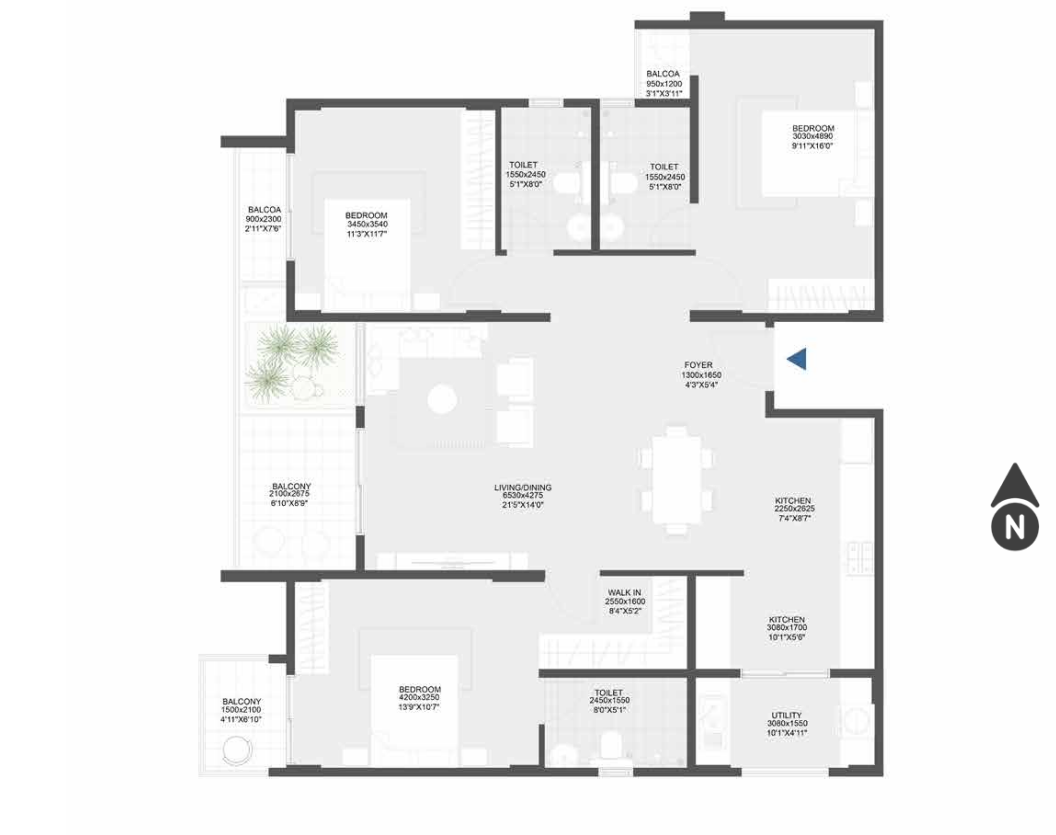
#> input picture image.png, 1056 x 835 px
$ python -i align_drawing.py   (imports and definitions only)
#> lines starting #> are read from the running program, lines starting #| are printed output that depends on the picture; after the words box and inside, x2 and y2 are one past the last pixel; in counts of white or black regions, pixels touching at a corner belong together
"""align_drawing.py
----------------
Register the architect drawing onto the LiDAR model with a full similarity
transform -- continuous rotation, scale and translation.

register_drawing.py searches only 0/90/180/270 and takes scale from a footprint
area ratio, which leaves the plan a few degrees and a few percent out. That is
fine for a sanity overlay and useless for transferring room identity, because a
2 deg error walks a label a whole room's width across a 12 m plan.

Method: chamfer matching. Rasterise the model's wall footprint, take its
distance transform, and minimise the mean distance from transformed drawing
wall pixels to the nearest model wall. Distance transforms give a smooth basin
(unlike IoU, which is flat until the masks touch), so a local optimiser can
actually refine. Multi-start over rotation and mirror, then Powell.

Usage:
  venv311\\Scripts\\python.exe scripts\\experiments\\align_drawing.py \\
      <floorplan.png> <detailed_modular.obj> <out_dir>
"""
import sys, json, time
from pathlib import Path
import numpy as np
import cv2
from scipy import ndimage, optimize

PX = 0.02            # m per pixel of the model raster
PAD = 1.0            # m padding around the model
MAX_D = 0.60         # m: clip chamfer distance (robust to drawing-only detail)
N_SAMPLE = 4000      # drawing wall pixels used per evaluation
ISOLATED_PX = 260    # a component this far from any other is a plan symbol
N_STARTS = 12        # coarse starts refined with Powell


def log(m): print(f"[{time.strftime('%H:%M:%S')}] {m}", flush=True)


def drawing_wall_points(img_path):
    """Thick, dark, unsaturated strokes = walls.

    Unsaturated matters: the floor-selector panel on the right is dark BLUE and
    would otherwise be taken for structure. Opening removes dimension text,
    which is dark and grey too but thin."""
#> called with img_path = '../../image.png'
    bgr = cv2.imread(str(img_path))
#> bgr is the input picture: shape (835, 1056, 3); mean B, G, R 239.6, 239.6, 239.6
    if bgr is None:
        raise SystemExit(f"cannot read {img_path}")
    hsv = cv2.cvtColor(bgr, cv2.COLOR_BGR2HSV)
#> hsv: shape (835, 1056, 3); mean H, S, V 0.5, 0.1, 239.6
    gray = cv2.cvtColor(bgr, cv2.COLOR_BGR2GRAY)
    mask = ((gray < 130) & (hsv[:, :, 1] < 70)).astype(np.uint8)
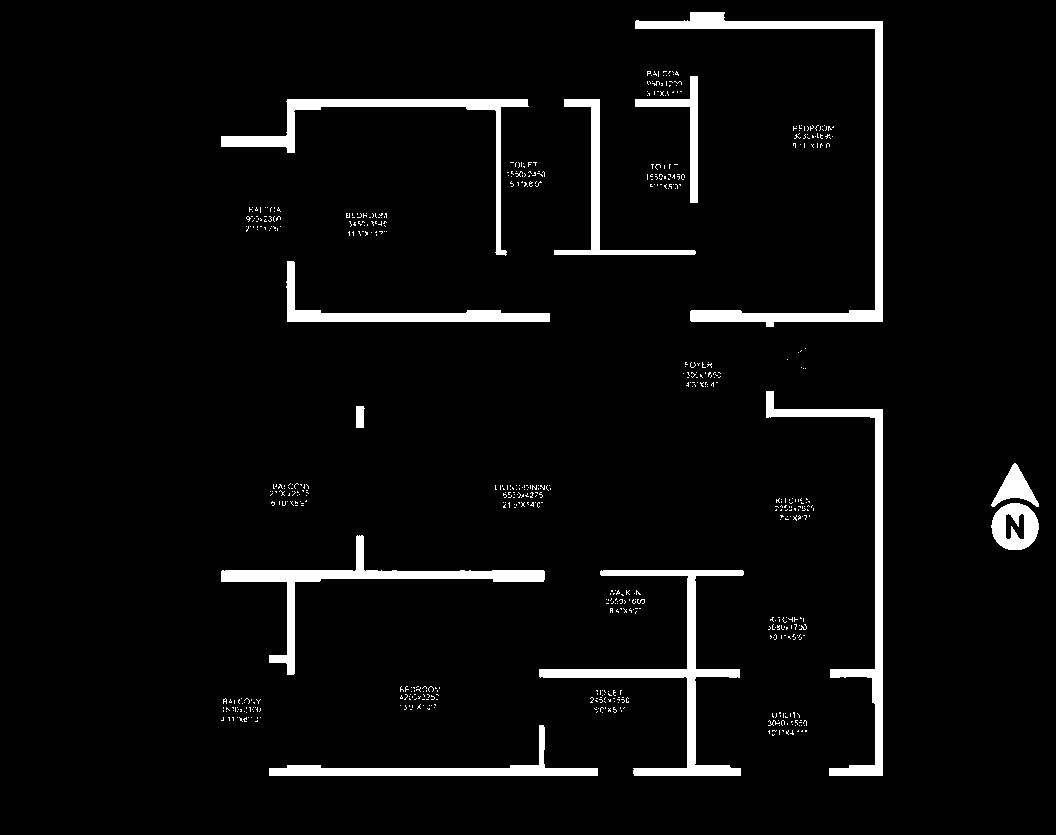
#> mask: shape (835, 1056); values 0 (black) and 1 (white), 4.5% white; 622 white regions (608 under 20 px), largest, box (x1, y1, x2, y2) and area: (635, 12, 883, 327) 6579, (539, 570, 744, 776) 5233, (766, 391, 883, 776) 4863
    mask = cv2.morphologyEx(mask, cv2.MORPH_OPEN, np.ones((5, 5), np.uint8))
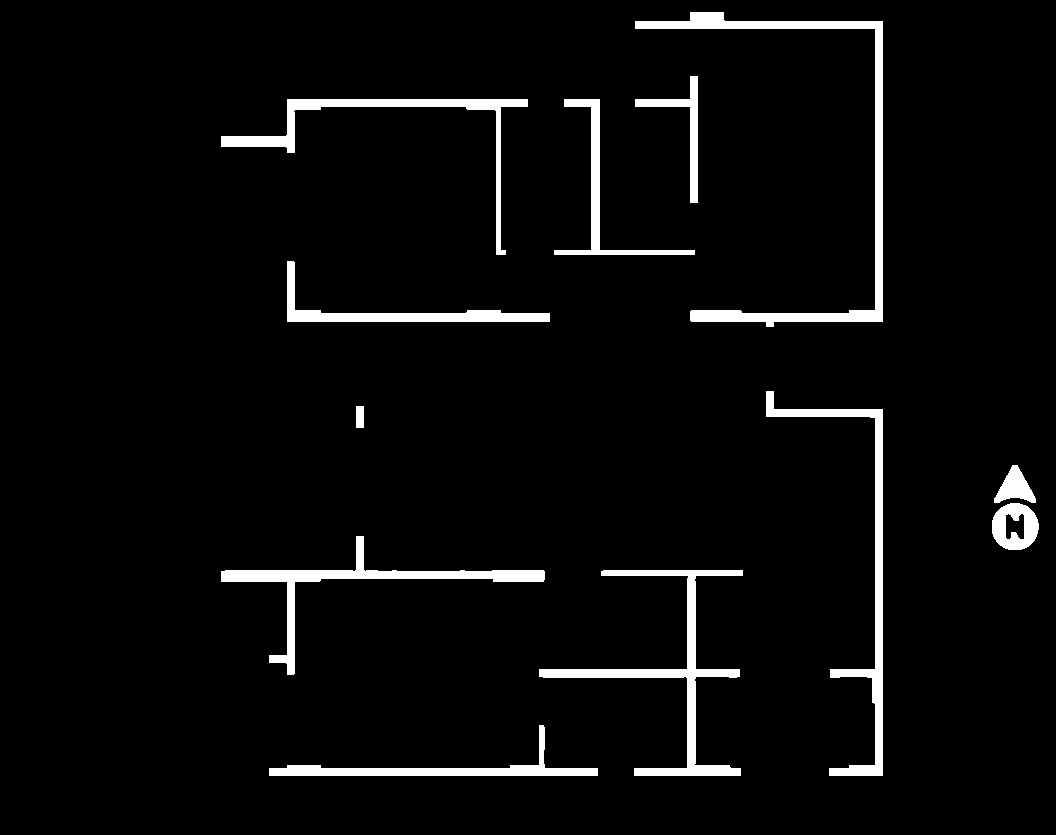
#> mask: shape (835, 1056); values 0 (black) and 1 (white), 4.2% white; 12 white regions, largest, box (x1, y1, x2, y2) and area: (635, 12, 883, 327) 6571, (539, 570, 743, 776) 5216, (766, 391, 883, 776) 4857

    # Do NOT pick a single connected component. A plan's walls are broken into
    # many pieces by door openings and glazing -- here 11 of them, the largest
    # holding under a fifth of the wall pixels -- so "largest component" returns
    # a fragment. Keep every substantial component and drop plan SYMBOLS
    # instead: the north arrow is a solid near-circular disc, which no wall run
    # is.
    lab, n = ndimage.label(mask)
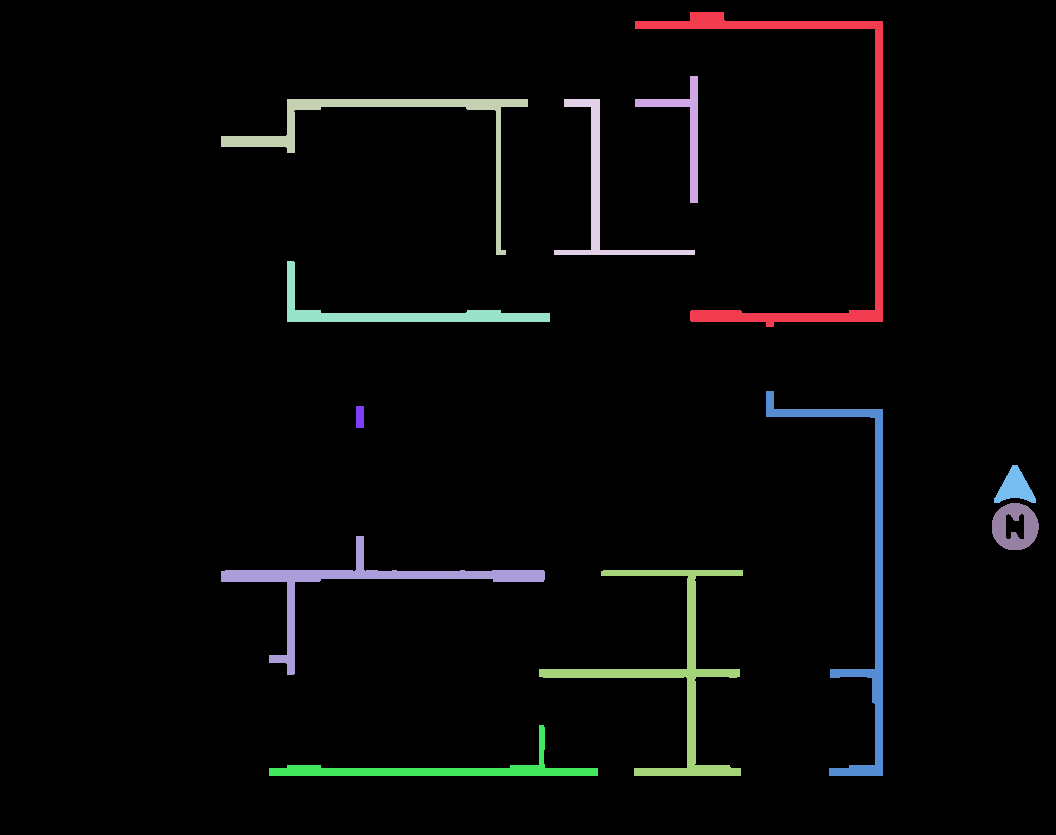
#> lab: shape (835, 1056) int32; 13 distinct labels, from 0 to 12; one colour per label, 0 black
#> n = 12
    if n == 0:
        raise SystemExit("no wall pixels found in the drawing")
    sizes = ndimage.sum(mask, lab, range(1, n + 1))
#> sizes = [6571, 1456, 3956, 2280, 2963, 4857, 176, 852, 1424, 4417, 5216, 3063]
    objs = ndimage.find_objects(lab)
#> objs = 12 items
    keep_ids = []
    for i, (sz, sl) in enumerate(zip(sizes, objs), start=1):
        if sz < 800:
            continue
        h, w = sl[0].stop - sl[0].start, sl[1].stop - sl[1].start
        fill = sz / max(h * w, 1)
        squarish = abs(w - h) / max(w, h) < 0.30
        if squarish and fill > 0.55 and sz < 4000:
            log(f"  dropping symbol component {i} ({int(sz)} px, {w}x{h}, "
                f"fill {fill:.2f}) -- north arrow, not a wall")
            continue
        keep_ids.append(i)
#> this loop made 12 passes
#> (sz, h, w, fill, squarish) on passes 1, 2, 3, 4, 5, 6, 8, 9, 10, 11, 12: (6571, 315, 248, 0.0841, True), (1456, 127, 63, 0.182, False), (3956, 156, 307, 0.0826, False), (2280, 156, 141, 0.104, True), (2963, 61, 263, 0.185, False), (4857, 385, 117, 0.108, False), (852, 38, 42, 0.534, True), (1424, 47, 47, 0.645, True), (4417, 139, 324, 0.0981, False), (5216, 206, 204, 0.124, True), (3063, 51, 329, 0.183, False)
#> sz on pass 7: 176
#| [04:56:34]   dropping symbol component 9 (1424 px, 47x47, fill 0.64) -- north arrow, not a wall
#> after the loop, keep_ids = [1, 2, 3, 4, 5, 6, 8, 10, 11, 12]
    # Drop spatially isolated leftovers (the north arrow's chevron survives the
    # circularity test). Wall runs always have another wall run nearby; a plan
    # symbol sits alone in white space.
    cents = {i: np.array([(objs[i-1][1].start + objs[i-1][1].stop) / 2,
                          (objs[i-1][0].start + objs[i-1][0].stop) / 2])
             for i in keep_ids}
#> cents = 10 items
    isolated = []
    for i in keep_ids:
        near = min((np.linalg.norm(cents[i] - cents[j])
                    for j in keep_ids if j != i), default=1e9)
        if near > ISOLATED_PX:
            isolated.append(i)
            log(f"  dropping isolated component {i} ({int(sizes[i-1])} px, "
                f"nearest neighbour {near:.0f} px away) -- plan symbol")
#> this loop made 10 passes
#> near on passes 1 to 6: 97.24, 56.3, 122.7, 56.3, 122.7, 204.2
#> (i, near) on passes 7 to 10: (8, 214.9), (10, 153.5), (11, 204.2), (12, 153.5)
#> after the loop, isolated = []
    keep_ids = [i for i in keep_ids if i not in isolated]
    final = np.isin(lab, keep_ids)
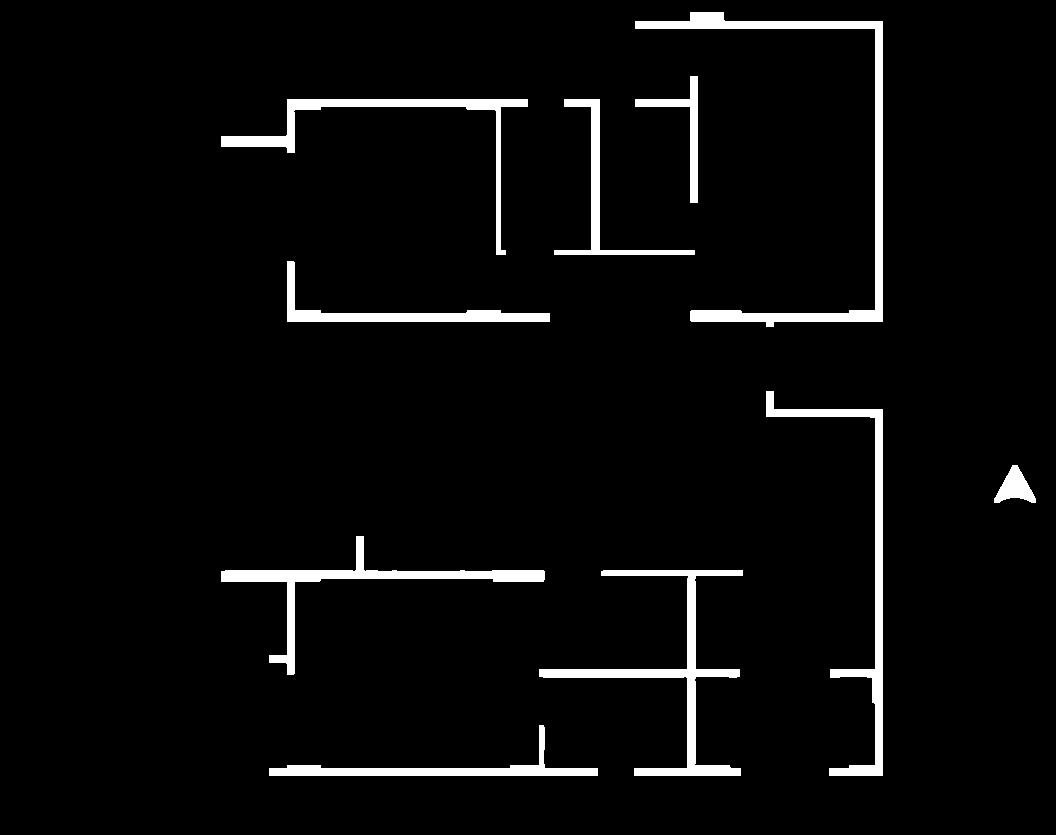
#> final: shape (835, 1056) bool; 4% white; 10 white regions, largest, box (x1, y1, x2, y2) and area: (635, 12, 883, 327) 6571, (539, 570, 743, 776) 5216, (766, 391, 883, 776) 4857
    ys, xs = np.nonzero(final)
    x0, x1, y0, y1 = xs.min(), xs.max(), ys.min(), ys.max()
#> x0 = 221; x1 = 1035; y0 = 12; y1 = 775
    ys, xs = np.nonzero(final)
    log(f"drawing: {len(xs):,} wall px, plan box x {x0}..{x1} y {y0}..{y1}")
    # image y grows downward; flip so the drawing shares the model's handedness
    return np.c_[xs.astype(float), -ys.astype(float)], (x0, x1, y0, y1), bgr


# [122 lines left out: functions model_wall_raster, main, not called in this run]


# [2 lines not run here, left out]

>>> result = drawing_wall_points('../../image.png')
#> result = 3 point arrays, longest 35631 points
